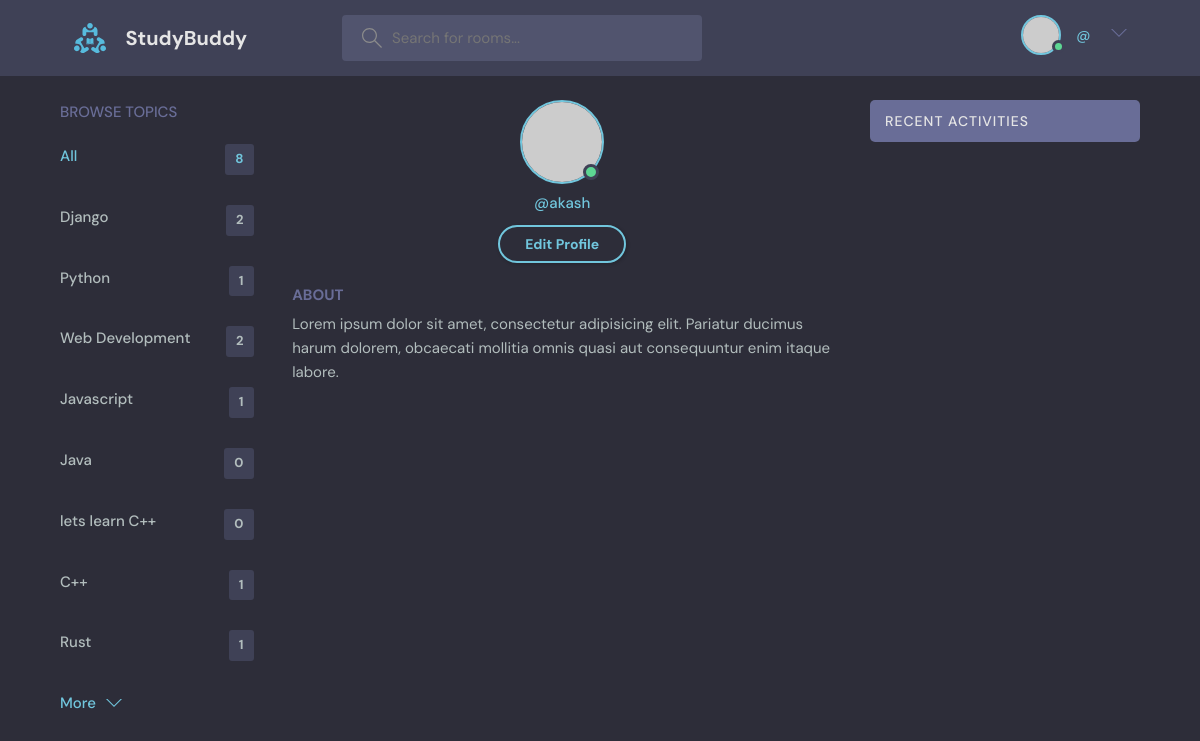
The page /profile/3 on the database its author committed.
### base/models.py (models this page shows, shortened)
class Topic(models.Model):
    name = models.CharField(max_length=200)

### base/views.py (the view)
# urls.py: path('profile/<str:pk>',views.userProfile, name='user-profile'),
def userProfile(request,pk):
    user = User.objects.get(id=pk)
    rooms = user.room_set.all()
    topics = Topic.objects.all()
    room_messages = user.message_set.all()
    return render(request, 'base/profile.html',{'user':user, 'rooms':rooms,
                                                'topics':topics, 'room_messages':room_messages})

### base/templates/base/profile.html (shortened to what this page needs)
{% extends 'main.html' %}
{% block content %}
  <main class="profile-page layout layout--3">
    <div class="container">
      <div class="topics">
       {% include 'base/topics_component.html' %}
      </div>
      <div class="roomList">
        <div class="profile">
          <div class="profile__avatar">
            <div class="avatar avatar--large active">
              <img src="https://randomuser.me/api/portraits/men/11.jpg" />
            </div>
          </div>
          <div class="profile__info">
            <p>@{{user.username}}</p>
            <a href="edit-user.html" class="btn btn--main btn--pill">Edit Profile</a>
          </div>
          <div class="profile__about">
            <h3>About</h3>
            <p>
              Lorem ipsum dolor sit amet, consectetur adipisicing elit. Pariatur ducimus harum
              dolorem, obcaecati mollitia omnis quasi aut consequuntur enim itaque labore.
            </p>
          </div>
        </div>
      </div>
      {% include 'base/activity_component.html' %}
    </div>
  </main>
{% endblock %}

### base/templates/base/topics_component.html
        <div class="topics">
          <div class="topics__header">
            <h2>Browse Topics</h2>
          </div>
          <ul class="topics__list">
            <li>
              <a href="{% url 'home'%}" class="active">All<span>{{topics.count}} </span></a>
            </li>
            <li>
                {% for topic in topics%}
                <a href="{% url 'home' %}?q={{topic.name}}">{{topic.name}}<span>{{ topic.room_set.all.count }}</span></a>
                {% endfor %}
            </li>
          </ul>
          <a class="btn btn--link" href="topics.html">
            More
            <svg version="1.1" xmlns="http://www.w3.org/2000/svg" width="32" height="32" viewBox="0 0 32 32">
              <title>chevron-down</title>
              <path d="M16 21l-13-13h-3l16 16 16-16h-3l-13 13z"></path>
            </svg>
          </a>
        </div>

### static/styles/style.css (style rules this page uses)
:root { --color-main: #71c6dd; --color-main-light: #e1f6fb; --color-dark: #3f4156; --color-dark-medium: #51546e; --color-dark-light: #696d97; --color-light: #e5e5e5; --color-gray: #8b8b8b; --color-light-gray: #b2bdbd; --color-bg: #2d2d39; --color-success: #5dd693; --color-error: #fc4b0b; }
* { font-family: "DM Sans", -apple-system, BlinkMacSystemFont, "Segoe UI", Roboto, Oxygen, Ubuntu, Cantarell, "Open Sans", "Helvetica Neue", sans-serif; margin: 0; padding: 0; box-sizing: border-box; text-rendering: optimizeLegibility; font-size: inherit; }
html { font-size: 56.25%; }
@media only screen and (min-width: 1200px) { html { font-size: 62.5%; } }
body { line-height: 1.6; font-weight: 400; font-size: 1.5rem; color: var(--color-light-gray); background-color: var(--color-bg); min-height: 100vh; }
img { width: 100%; }
a { display: inline-block; color: var(--color-main); text-decoration: none; }
.container { max-width: 120rem; width: 90%; margin: auto; }
.btn { background-color: transparent; border: none; display: inline-flex; align-items: center; gap: 1rem; cursor: pointer; transition: all ease-in-out 0.3s; padding: 1rem 2rem; border-radius: 5px; box-shadow: 1px 1px 3px 1px rgba(0, 0, 0, 0.15); font-weight: 500; }
.btn--link { border-radius: 0; padding: 0; color: var(--color-main); box-shadow: none; }
.btn--main { background-color: var(--color-main); color: var(--color-dark); }
.btn > svg { fill: currentColor; width: 1.6rem; height: 1.6rem; }
.btn--pill { border-radius: 10rem; font-size: 1.4rem; font-weight: 700; padding: 6px 2.5rem; color: var(--color-main); background: transparent; border: 2px solid var(--color-main); }
.avatar { position: relative; display: inline-block; border-radius: 50%; border: 2px solid var(--color-main); }
.avatar img { display: block; border-radius: 50%; object-fit: cover; object-position: center; }
.avatar::after { content: ""; display: block; position: absolute; background-color: var(--color-gray); z-index: 111; border-radius: 50%; border: 0.3rem solid var(--color-dark); }
.avatar.active::after { background-color: var(--color-success); }
.avatar.avatar--large img { display: block; width: 8rem; height: 8rem; border-radius: 50%; }
.avatar.avatar--large:after { width: 1rem; height: 1rem; bottom: 2px; right: 3.5px; }
.layout { margin-top: 2.4rem; }
.layout > .container { display: flex; justify-content: space-between; align-items: flex-start; }
.layout--3 > .container > div:first-child { flex-basis: 18%; max-width: 22.5rem; }
.layout--3 > .container > div:nth-child(2) { flex-basis: 50%; }
.topics__header { margin-bottom: 2rem; }
.topics__header h2 { text-transform: uppercase; font-weight: 500; color: var(--color-dark-light); }
.topics__list { list-style: none; }
.topics__list li a { display: flex; justify-content: space-between; margin-bottom: 3rem; font-weight: 500; color: var(--color-light-gray); transition: all 0.3s ease-in-out; }
.topics__list li a.active, .topics__list li a:hover { color: var(--color-main); }
.topics__list li a span { padding: 0.5rem 1rem; background-color: var(--color-dark); border-radius: 3px; font-size: 1.3rem; font-weight: 700; letter-spacing: 1px; }
.profile { margin-bottom: 3rem; }
.profile__avatar { text-align: center; }
.profile__info { text-align: center; }
.profile__info p { color: var(--color-main); font-weight: 500; margin-bottom: 1rem; }
.profile__about { margin-top: 2rem; }
.profile__about h3 { text-transform: uppercase; color: var(--color-dark-light); margin-bottom: 0.5rem; }

### rows shown on the page
Topic: name "Django", room_set.all.count "2"
Topic: name "Python", room_set.all.count "1"
Topic: name "Web Development", room_set.all.count "2"
Topic: name "Javascript", room_set.all.count "1"
Topic: name "Java", room_set.all.count "0"
Topic: name "lets learn C++", room_set.all.count "0"
Topic: name "C++", room_set.all.count "1"
Topic: name "Rust", room_set.all.count "1"

### other values the page prints
{{ topics.count }} "8"
{{ user.username }} "akash"
